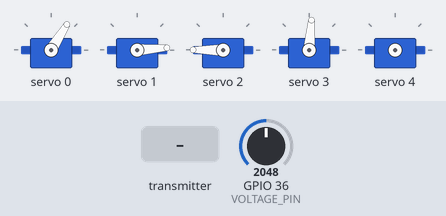
A sketch run on a simulated ESP32. On the bench: 5 × servo. The inputs (shaded band) are chosen by the test bench; at power-on: GPIO 36 (VOLTAGE_PIN) = 2048. What the sketch prints to the serial monitor is not drawn.

Above: at 1.2 s.
1.3 s: the transmitter starts sending gripperClosed = 1
2.8 s: the transmitter starts sending gripperClosed = 0
At 4.0 s:
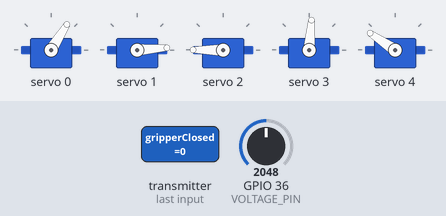
Timing chart, 0 to 5.8 s (numbered marks = the images above; inputs shaded):
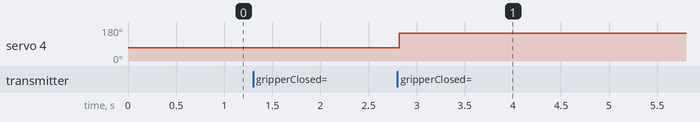

Measured:
- after the input at 2.8 s, servo 4: 70° → 146° at once

The sketch:

receiver_arm.ino
```cpp
#include <WiFi.h>
#include <esp_now.h>
#include <Wire.h>
#include <Adafruit_PWMServoDriver.h>

// ===== Voltage detection pins =====
#define VOLTAGE_PIN 36
#define OE_PIN 25
#define VOLTAGE_THRESHOLD 500
#define GRIP_OPEN_PULSE  420
#define GRIP_CLOSE_PULSE 260
#define GRIPPER_CHANNEL 4

Adafruit_PWMServoDriver pwm = Adafruit_PWMServoDriver();

// ============================ Motion tuning ==========================
const float deadzone = 2.0;
const int maxStep = 8;

// tiny tuning
const float SENSITIVITY = 180.0; // was 200 — lower = less sensitive
const float ELBOW_INVERT = 1.0;  // set -1.0 to invert elbow direction
const float NEW_DEADZONE = 1.0;  // smaller deadzone for gentle moves
const int NEW_maxStep = 30;      // allow bigger steps if you want faster response

// ===== simple accel-swap params (used only for sensor1 base/shoulder) =====
const float ACC_SWAP_FACTOR = 1.2; // if |ay| > ACC_SWAP_FACTOR * |az|, swap axes

// ========================= Sensor data struct ========================
typedef struct {
  float ax, ay, az;
  float gx, gy, gz;
} SensorData;

typedef struct {
  SensorData sensor1;   // channel 0 (used for base/elbow)
  SensorData sensor2;   // channel 1 (used for wrists)
  bool gripperClosed;   // gripper
} CombinedData;

CombinedData receivedData;

bool swapped = false; // global flag set each loop based on sensor1 accel

// ============================ Motor struct ===========================
struct Motor {
  int channel;
  int minPulse;
  int maxPulse;
  int currentPulse;
  float prevAccel;
  float prevGyro;
  bool firstPacketReceived;
};

// existing motors (sensor1)
Motor baseMotor     = {0, 0,   470, (0+470)/2, 0.0, 0.0, false};
Motor shoulderMotor = {1, 120, 500, 120,      0.0, 0.0, false};

// new wrist motors (sensor2) — MG90S limits 80..500, center 290
Motor wristRotMotor   = {2, 80, 500, 500, 0.0, 0.0, false}; // rotation <- sensor2.gx
Motor wristPitchMotor = {3, 80, 500, (80+500)/2, 0.0, 0.0, false}; // pitch    <- sensor2.gz

// ============================= Callback ==============================
void OnDataRecv(const esp_now_recv_info_t *info, const uint8_t *incomingData, int len) {
  memcpy(&receivedData, incomingData, sizeof(receivedData));

  if (!baseMotor.firstPacketReceived) {
    // align prev values with first packet → no jump
    baseMotor.prevAccel = receivedData.sensor1.ax;
    baseMotor.prevGyro = receivedData.sensor1.gz;
    baseMotor.firstPacketReceived = true;
    Serial.println("First packet received → base aligned");
  }

  if (!shoulderMotor.firstPacketReceived) {
    // shoulder uses sensor1 gy
    shoulderMotor.prevAccel = receivedData.sensor1.az;
    shoulderMotor.prevGyro = receivedData.sensor1.gy;
    shoulderMotor.firstPacketReceived = true;
    Serial.println("First packet received → shoulder aligned");
  }

  if (!wristRotMotor.firstPacketReceived) {
    // wrist rotation uses sensor2.gx
    wristRotMotor.prevAccel = receivedData.sensor2.ax;
    wristRotMotor.prevGyro = receivedData.sensor2.gx;
    wristRotMotor.firstPacketReceived = true;
    Serial.println("First packet received → wrist rotation aligned");
  }

  if (!wristPitchMotor.firstPacketReceived) {
    // wrist pitch uses sensor2.gz
    wristPitchMotor.prevAccel = receivedData.sensor2.ay;
    wristPitchMotor.prevGyro = receivedData.sensor2.gz;
    wristPitchMotor.firstPacketReceived = true;
    Serial.println("First packet received → wrist pitch aligned");
  }
}

// ========================== Base motor update ========================
void updateBaseMotor(Motor* m, SensorData& s) {
    // loop delay in seconds (~20ms)
    const float dt = 0.02;

    // choose source gyro for base motion
    // default: base uses gz; when swapped -> use gy
    float base_rate = swapped ? s.gy : s.gz;

    // compute step (same feel: angleIncrement * scale -> step)
    float angleIncrement = base_rate * dt; // deg/s * s ≈ deg (scale used previously anyway)
    int step = (int)(angleIncrement * SENSITIVITY);
    step = constrain(step, -NEW_maxStep, NEW_maxStep);

    // only move if step is above deadzone
    if (abs(step) < NEW_DEADZONE) return;

    // update motor pulse
    m->currentPulse += step;
    m->currentPulse = constrain(m->currentPulse, m->minPulse, m->maxPulse);
    pwm.setPWM(m->channel, 0, m->currentPulse);
}

// ========================== Shoulder motor update ====================
void updateShoulderMotor(Motor* m, SensorData& s) {
  const float dt = 0.02;

  // choose source gyro for shoulder motion
  // default: shoulder uses gy, when swapped -> use gz
  float sh_rate = swapped ? s.gz : s.gy;

  int step = (int)(sh_rate * dt * 200);
  step = (int)(ELBOW_INVERT * step); // set ELBOW_INVERT = -1.0 to invert
  step = constrain(step, -maxStep, maxStep);
  if (abs(step) < deadzone) return;

  m->currentPulse += step;
  m->currentPulse = constrain(m->currentPulse, m->minPulse, m->maxPulse);
  pwm.setPWM(m->channel, 0, m->currentPulse);
}

// =================== Wrist rotation update (sensor2.gx) ===================
void updateWristRotMotor(Motor* m, SensorData& s) {
  const float dt = 0.02;

  float rate = s.gx; // sensor2.gx controls wrist rotation
  int step = (int)(rate * dt * SENSITIVITY);
  step = constrain(step, -NEW_maxStep, NEW_maxStep);
  if (abs(step) < NEW_DEADZONE) return;

  m->currentPulse += step;
  m->currentPulse = constrain(m->currentPulse, m->minPulse, m->maxPulse);
  pwm.setPWM(m->channel, 0, m->currentPulse);
}

// =================== Wrist pitch update (sensor2.gy) ===================
void updateWristPitchMotor(Motor* m, SensorData& s) {
  const float dt = 0.02;

  float rate = s.gy; // <-- changed: use gyro Y from sensor2
  int step = (int)(rate * dt * SENSITIVITY);
  step = constrain(step, -NEW_maxStep, NEW_maxStep);
  if (abs(step) < NEW_DEADZONE) return;

  m->currentPulse += step;
  m->currentPulse = constrain(m->currentPulse, m->minPulse, m->maxPulse);
  pwm.setPWM(m->channel, 0, m->currentPulse);
}

// ============================== Setup ================================
void setup() {
  Serial.begin(115200);

  pinMode(OE_PIN, OUTPUT);
  digitalWrite(OE_PIN, HIGH); // start disabled
  pinMode(VOLTAGE_PIN, INPUT);

  WiFi.mode(WIFI_STA);
  WiFi.disconnect();

  if (esp_now_init() != ESP_OK) {
    Serial.println("ESP-NOW init failed");
    ESP.restart();
  }
  esp_now_register_recv_cb(OnDataRecv);

  pwm.begin();
  pwm.setPWMFreq(50);

  // hold servo at manual position until first packet
  pwm.setPWM(baseMotor.channel, 0, baseMotor.currentPulse);
  pwm.setPWM(shoulderMotor.channel, 0, shoulderMotor.currentPulse);
  pwm.setPWM(wristRotMotor.channel, 0, wristRotMotor.currentPulse);
  pwm.setPWM(wristPitchMotor.channel, 0, wristPitchMotor.currentPulse);

  Serial.println("Receiver ready. Waiting for voltage signal...");
}

// =============================== Loop =================================
void loop() {
  int voltageReading = analogRead(VOLTAGE_PIN);

  // update swap flag (simple, immediate)
  // use sensor1 accel values to decide swap
  // ensure we have fresh data first
  if (baseMotor.firstPacketReceived && shoulderMotor.firstPacketReceived) {
    float ay = receivedData.sensor1.ay;
    float az = receivedData.sensor1.az;
    if ( fabs(ay) > ACC_SWAP_FACTOR * fabs(az) ) swapped = true;
    else swapped = false;
  }

  if (voltageReading > VOLTAGE_THRESHOLD) {
    if (!baseMotor.firstPacketReceived || !shoulderMotor.firstPacketReceived ||
        !wristRotMotor.firstPacketReceived || !wristPitchMotor.firstPacketReceived) return;

    if (digitalRead(OE_PIN)) {
      digitalWrite(OE_PIN, LOW);
      Serial.println("Voltage detected → servos enabled");
      pwm.setPWM(baseMotor.channel, 0, baseMotor.currentPulse);
      pwm.setPWM(shoulderMotor.channel, 0, shoulderMotor.currentPulse);
      pwm.setPWM(wristRotMotor.channel, 0, wristRotMotor.currentPulse);
      pwm.setPWM(wristPitchMotor.channel, 0, wristPitchMotor.currentPulse);
      delay(30);
    }

    // base/elbow use sensor1, wrists use sensor2
    updateBaseMotor(&baseMotor, receivedData.sensor1);
    updateShoulderMotor(&shoulderMotor, receivedData.sensor1);
    updateWristRotMotor(&wristRotMotor, receivedData.sensor2);
    updateWristPitchMotor(&wristPitchMotor, receivedData.sensor2);

  { //gripper
    static bool lastGripState = false;
    static unsigned long gripMoveTime = 0;
    static bool moving = false;

    if (receivedData.gripperClosed != lastGripState) {
        pwm.setPWM(GRIPPER_CHANNEL, 0,
            receivedData.gripperClosed ? GRIP_CLOSE_PULSE : GRIP_OPEN_PULSE);

        gripMoveTime = millis();
        moving = true;
        lastGripState = receivedData.gripperClosed;
    }

    // after 250ms, stop updating (but keep torque)
    if (moving && millis() - gripMoveTime > 250) {
        moving = false;
    }
  }


  } else {
    if (digitalRead(OE_PIN) == LOW) {
      digitalWrite(OE_PIN, HIGH);
      Serial.println("Voltage lost → servos disabled");
    }
  }

  delay(20);
}
```
